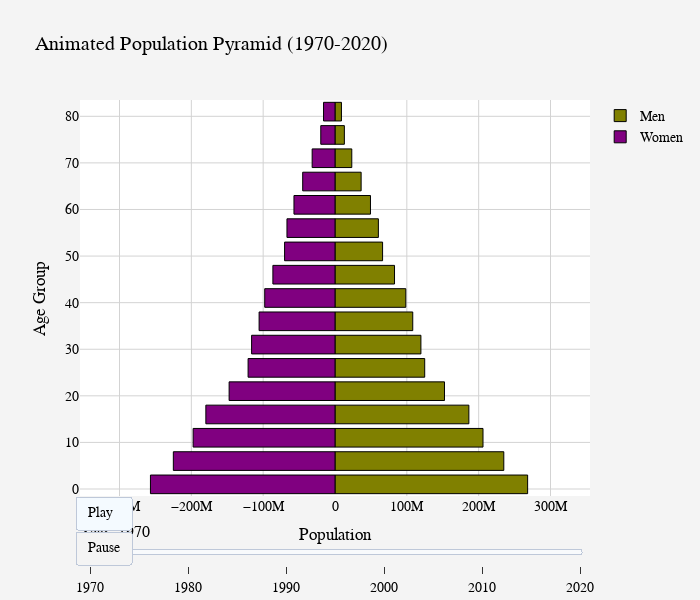

The cell this chart's notebook holds for it:
### Code cell
# Trying to make an animated one..?

# Define available years
years = [1970, 1980, 1990, 2000, 2010, 2020]
ages = [f"{i}-{i+4}" for i in range(0, 85, 5)] + ["85+"]  # Includes 85+ group

# Function to create bar traces for a given year
def get_traces(year):
    male_values = world.loc[str(year)].filter(regex="Male").values
    female_values = world.loc[str(year)].filter(regex="Female").values

    return [
        go.Bar(
            x=male_values,
            y=[int(s.split('-')[0]) + 1 if '-' in s else int(s[:-1]) for s in ages],
            orientation='h',
            name='Men',
            marker=dict(color='olive', line=dict(color='black', width=1)),
            hoverinfo='skip'
        ),
        go.Bar(
            x=-female_values,  # Keep negative values for left alignment
            y=[int(s.split('-')[0]) + 1 if '-' in s else int(s[:-1]) for s in ages],
            orientation='h',
            name='Women',
            marker=dict(color='purple', line=dict(color='black', width=1)),
            hoverinfo='skip'
        )
    ]

# Ensure index is properly formatted for lookup
max_population = max(world.loc[world.index.astype(str).isin(map(str, years))].filter(regex="Male|Female").max().values)

# Create figure with initial data (1970)
fig2 = go.Figure(data=get_traces(1970), frames=[
    go.Frame(data=get_traces(year), name=str(year)) for year in years
])

# Update layout with proper axis alignment
fig2.update_layout(
    title="Animated Population Pyramid (1970-2020)",
    width=700, height=600, paper_bgcolor='#f4f4f4', plot_bgcolor='#ffffff',
    font=dict(family="Arial, sans-serif", size=14, color="black"),
    xaxis=dict(title="Population", gridcolor='lightgray', range=[-max_population, max_population]),
    yaxis=dict(title="Age Group", gridcolor='lightgray'),
    barmode='overlay',
    showlegend=True,
    updatemenus=[{
        "buttons": [
            {"args": [None, {"frame": {"duration": 1000, "redraw": True}, "fromcurrent": True}],
             "label": "Play", "method": "animate"},
            {"args": [[None], {"frame": {"duration": 0, "redraw": True}, "mode": "immediate"}],
             "label": "Pause", "method": "animate"}
        ],
        "type": "buttons", "x": 0.1, "y": 0
    }],
    sliders=[{
        "steps": [{"args": [[str(year)], {"frame": {"duration": 0, "redraw": True}, "mode": "immediate"}],
                   "label": str(year), "method": "animate"} for year in years],
        "currentvalue": {"prefix": "Year: ", "font": {"size": 16}}
    }]
)

fig2.show()

### Figure 1 — Plotly figure (JSON) as saved in the notebook; plotly's stock layout.template omitted (floating-point values rounded to 4 significant figures)
{"data": [{"hoverinfo": "skip", "marker": {"color": "olive", "line": {"color": "black", "width": 1}}, "name": "Men", "orientation": "h", "type": "bar", "x": [268170523, 235015889, 206041424, 186355585, 152429287, 124895333, 119618199, 108244614, 98559412, 82864207, 66253436, 60402532, 49398168, 36396119, 23374568, 13045234, 8979539], "y": [1, 6, 11, 16, 21, 26, 31, 36, 41, 46, 51, 56, 61, 66, 71, 76, 81, 85]}, {"hoverinfo": "skip", "marker": {"color": "purple", "line": {"color": "black", "width": 1}}, "name": "Women", "orientation": "h", "type": "bar", "x": [-256927025, -225057027, -197507610, -179796861, -147420912, -121008410, -116111782, -105670376, -97832255, -86471694, -70188304, -66883271, -57131229, -44978528, -31810229, -19799405, -15949054], "y": [1, 6, 11, 16, 21, 26, 31, 36, 41, 46, 51, 56, 61, 66, 71, 76, 81, 85]}], "layout": {"barmode": "overlay", "font": {"color": "black", "family": "Arial, sans-serif", "size": 14}, "height": 600, "paper_bgcolor": "#f4f4f4", "plot_bgcolor": "#ffffff", "showlegend": true, "sliders": [{"currentvalue": {"font": {"size": 16}, "prefix": "Year: "}, "steps": [{"args": [["1970"], {"frame": {"duration": 0, "redraw": true}, "mode": "immediate"}], "label": "1970", "method": "animate"}, {"args": [["1980"], {"frame": {"duration": 0, "redraw": true}, "mode": "immediate"}], "label": "1980", "method": "animate"}, {"args": [["1990"], {"frame": {"duration": 0, "redraw": true}, "mode": "immediate"}], "label": "1990", "method": "animate"}, {"args": [["2000"], {"frame": {"duration": 0, "redraw": true}, "mode": "immediate"}], "label": "2000", "method": "animate"}, {"args": [["2010"], {"frame": {"duration": 0, "redraw": true}, "mode": "immediate"}], "label": "2010", "method": "animate"}, {"args": [["2020"], {"frame": {"duration": 0, "redraw": true}, "mode": "immediate"}], "label": "2020", "method": "animate"}]}], "title": {"text": "Animated Population Pyramid (1970-2020)"}, "updatemenus": [{"buttons": [{"args": [null, {"frame": {"duration": 1000, "redraw": true}, "fromcurrent": true}], "label": "Play", "method": "animate"}, {"args": [[null], {"frame": {"duration": 0, "redraw": true}, "mode": "immediate"}], "label": "Pause", "method": "animate"}], "type": "buttons", "x": 0.1, "y": 0}], "width": 700, "xaxis": {"gridcolor": "lightgray", "range": [-355003268, 355003268], "title": {"text": "Population"}}, "yaxis": {"gridcolor": "lightgray", "title": {"text": "Age Group"}}}}
